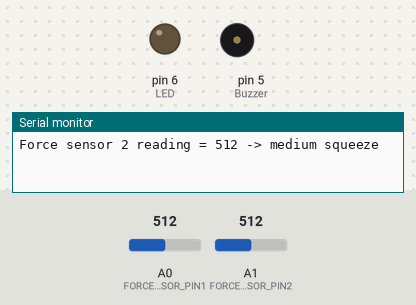
A sketch run on a simulated Arduino Uno, built with avr-gcc and run on an emulated ATmega328P. On the bench: output pins drawn as LEDs (lit = HIGH), buzzer (waves = sounding, pin HIGH), the last lines printed to the serial monitor. The test bench sets the inputs (shaded band); at power-on: A0 (FORCE_SENSOR_PIN1) = 512, A1 (FORCE_SENSOR_PIN2) = 512.

Above: at 1.8 s.
1.9 s: A0 (FORCE_SENSOR_PIN1) set to 789
4.2 s: A0 (FORCE_SENSOR_PIN1) set to 811
At 7.3 s:
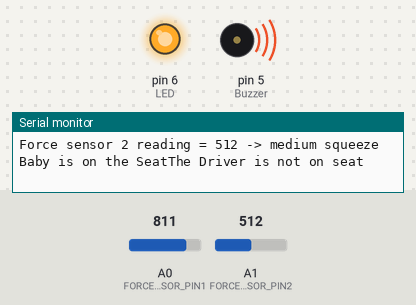
Timing chart, 0 to 8.8 s (numbered marks = the images above; inputs shaded):
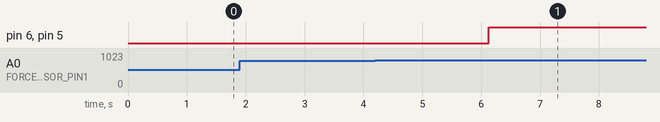

Measured:
- the behaviour switches between 800 and 801 on A0 (FORCE_SENSOR_PIN1) (found by bisection; images 0 and 1)
- after the input at 4.2 s, pin 6 (LED), pin 5 (Buzzer): LOW → HIGH after 1.9 s

The sketch:

Mama_FYP_Code.ino
```cpp
#define FORCE_SENSOR_PIN1 A0
#define FORCE_SENSOR_PIN2 A1

#define LED 6
#define Buzzer 5

void setup()
{
  Serial.begin(9600);
  pinMode(LED,OUTPUT);
  pinMode(Buzzer,OUTPUT);
}

void loop()
{
  int analogReading1 = analogRead(FORCE_SENSOR_PIN1);

  Serial.print("Force sensor 1 reading = ");
  Serial.print(analogReading1); // print the raw analog reading

  if (analogReading1 < 10)       // from 0 to 9
    Serial.println(" -> no pressure");
  else if (analogReading1 < 200) // from 10 to 199
    Serial.println(" -> light touch");
  else if (analogReading1 < 500) // from 200 to 499
    Serial.println(" -> light squeeze");
  else if (analogReading1 < 800) // from 500 to 799
    Serial.println(" -> medium squeeze");
  else // from 800 to 1023
    Serial.println(" -> big squeeze");

  delay(500);

  int analogReading2 = analogRead(FORCE_SENSOR_PIN2);

  Serial.print("Force sensor 2 reading = ");
  Serial.print(analogReading2); // print the raw analog reading

  if (analogReading2 < 10)       // from 0 to 9
    Serial.println(" -> no pressure");
  else if (analogReading2 < 200) // from 10 to 199
    Serial.println(" -> light touch");
  else if (analogReading2 < 500) // from 200 to 499
    Serial.println(" -> light squeeze");
  else if (analogReading2 < 800) // from 500 to 799
    Serial.println(" -> medium squeeze");
  else // from 800 to 1023
    Serial.println(" -> big squeeze");

  delay(500);

  if(analogReading1 > 800)
  {
    Serial.print("Baby is on the Seat");
    if(analogReading2 > 800)
    {
      Serial.print("The Driver is on seat");
      digitalWrite(LED,HIGH);
      delay (1000);
      digitalWrite(LED,LOW);
    }
    else if(analogReading2 < 700)
    {
      Serial.print("The Driver is not on seat");
      digitalWrite(Buzzer,HIGH);
      digitalWrite(LED,HIGH);
      delay (10000);
      digitalWrite(Buzzer,LOW);
      digitalWrite(LED,LOW);
    }
  }

  else
  {
    Serial.print("Baby is not on seat");
    Serial.print("System is not activated");
  }
}
```
